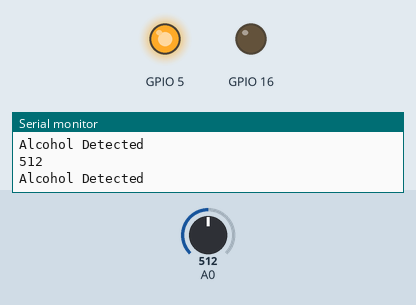
The sketch below on a simulated ESP8266 (NodeMCU). On the bench: output pins drawn as LEDs (lit = HIGH), the last lines printed to the serial monitor. Inputs (shaded band) come from the test bench; at power-on: A0 = 512.

Above: at 1.2 s.
1.3 s: A0 set to 485
At 2.5 s:
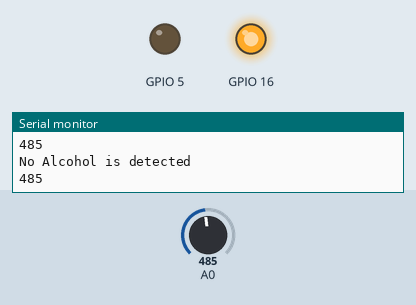
2.8 s: A0 set to 1023
At 3.9 s:
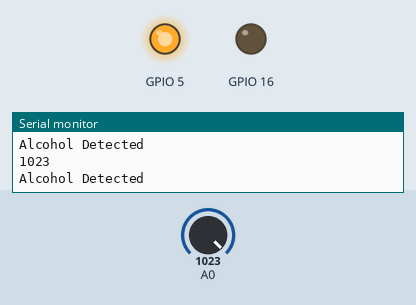
Timing chart, 0 to 5.8 s (numbered marks = the images above; inputs shaded):
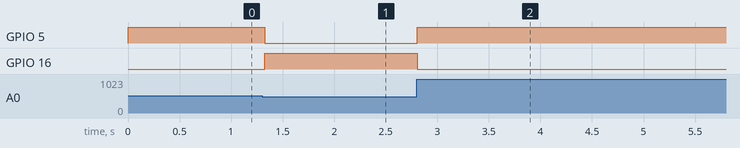

The sketch:

Alcohol_Detector_system.ino
```cpp
#include <ESP8266WiFi.h>
int n;
void setup()
{
Serial.begin(9600);
pinMode(16,OUTPUT);
pinMode(5,OUTPUT);
}
void loop()
{
n=analogRead(A0);
Serial.println(n);
if(n>500)
{
digitalWrite(16,LOW);
digitalWrite(5,HIGH);
Serial.println("Alcohol Detected");
}
if(n<500)
{
digitalWrite(16,HIGH);
digitalWrite(5,LOW);
Serial.println("No Alcohol is detected");
}
}
```

Measured:
- the behaviour switches between 500 and 499 on A0 (found by bisection; images 0 and 1)
- after the input at 1.3 s, GPIO 5: HIGH → LOW at once; GPIO 16: LOW → HIGH at once
- after the input at 2.8 s, GPIO 5: LOW → HIGH at once; GPIO 16: HIGH → LOW at once
